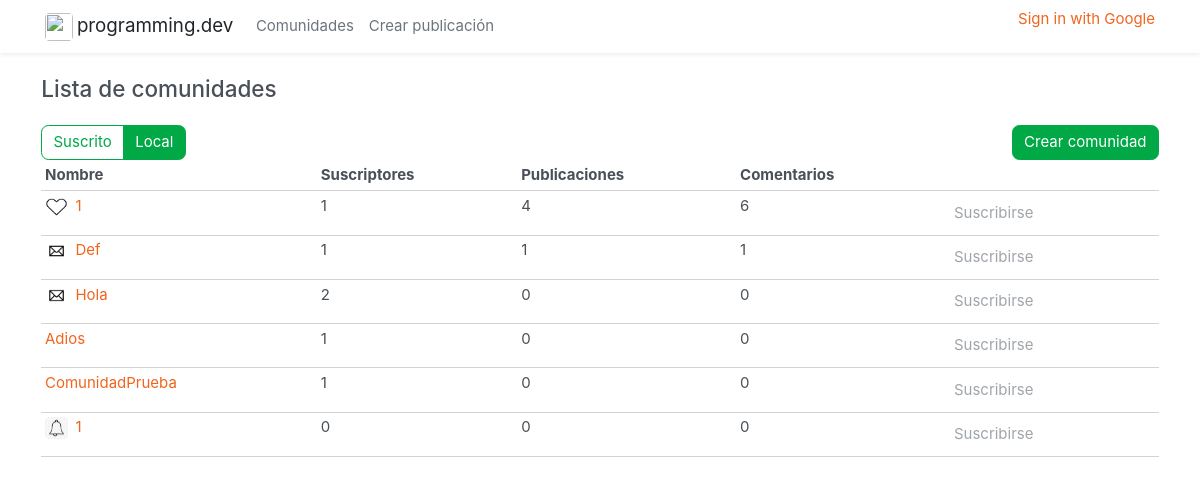
The page /communities/local on the database its author committed.
### pdclone/models.py (models this page shows)
class Community(models.Model):
    id = models.CharField(max_length=30, primary_key=True)
    name = models.CharField(max_length=30, null=True, blank=True)
    banner = models.ImageField(null=True, blank=True)
    avatar = models.ImageField(null=True, blank=True)
    subscribers = models.ManyToManyField(CustomUser)

### pdclone/views.py (the view)
# urls.py: path('communities/<str:filter>', views.communities),
def communities(request, filter):
    allCommunities = Community.objects.all()
    if (request.user.is_authenticated):
        user = CustomUser.objects.get(username=request.user.username)
        communitiesSubscribed = user.community_set.all()
        if (filter == 'local'): communities = allCommunities
        elif (filter == 'suscrito'): communities = communitiesSubscribed
        else: return redirect('/')
        communities_subscribed = []
        for c in communities:
            posts = c.posts.all()
            numComments = 0
            for p in posts:
                numComments += p.comments.all().count()
            if c in communitiesSubscribed: communities_subscribed.append([c, True, posts.count(), numComments])
            else: communities_subscribed.append([c, False, posts.count(), numComments])
        return render(request, 'communities.html', {'communities':communities_subscribed,
                                                    'local':(filter == 'local')})
    else:
        if (filter == 'local'): communities = allCommunities
        elif (filter == 'suscrito'): communities = Community.objects.none()
        else: return redirect('/')
        communities_subscribed = []
        for c in communities:
            posts = c.posts.all()
            numComments = 0
            for p in posts:
                numComments += p.comments.all().count()
            communities_subscribed.append([c, False, posts.count(), numComments])
        return render(request, 'communities.html', {'communities':communities_subscribed,
                                                    'local':(filter == 'local')})

### pdclone/templates/communities.html
{% extends "navigation.html" %}
{% block content %}
    <div class="mt-4 p-0 fl-1">
        <div tabindex="-1">
            <div class="communities container-lg">
                <div>
                    <h1 class="h4 mb-4">Lista de comunidades</h1>
                    <div class="row g-2 justify-content-between">
                        <div class="col-auto">
                            <div class="listing-type-select btn-group btn-group-toggle flex-wrap" role="group">
                                {% if local %}
                                    <a class="btn btn-outline-secondary" id="listing-type-input-yUSaxMZvyqII3mW15N9f-subscribed" href="/communities/suscrito">Suscrito</a>
                                    <a class="btn btn-outline-secondary active" id="listing-type-input-yUSaxMZvyqII3mW15N9f-local" href="/communities/local">Local</a>
                                {% else %}
                                    <a class="btn btn-outline-secondary active" id="listing-type-input-yUSaxMZvyqII3mW15N9f-subscribed" href="/communities/suscrito">Suscrito</a>
                                    <a class="btn btn-outline-secondary" id="listing-type-input-yUSaxMZvyqII3mW15N9f-local" href="/communities/local">Local</a>
                                {% endif %}
                              </div>
                        </div>
                        <div class="col-auto">
                                <div class="col-auto"><label class="visually-hidden" for="communities-search">Crear comunidad</label>
                                    <a href ="/create_community" class="btn btn-secondary"><span>Crear comunidad</span>
                                    </a>
                                </div>
                            </div>
                        </div>
                        <div class="table-responsive">
                            <table class="table table-sm table-hover" id="community_table">
                                <thead class="pointer">
                                    <tr>
                                        <th>Nombre</th>
                                        <th class="text-right">Suscriptores</th>
                                        <th class="text-right d-none d-lg-table-cell">Publicaciones</th>
                                        <th class="text-right d-none d-lg-table-cell">Comentarios</th>
                                        <th></th>
                                    </tr>
                                </thead>
                                {% for community in communities %}
                                    <tbody>
                                        <tr>
                                            <td>
                                                <a class="community-link " title="!{{community.0.name}}" href="/c/{{community.0.id}}/posts/created_date">
                                                    {% if community.0.avatar is not None and community.0.avatar %}
                                                    <img class="overflow-hidden pictrs-image object-fit-cover img-icon me-1" src="{{community.0.avatar.url}}" alt="" title="" loading="lazy">
                                                    {% endif %}
                                                    <span class="overflow-wrap-anywhere">{{community.0.name}}</span>
                                                </a>
                                            </td>
                                            <td class="text-right">{{community.0.subscribers.count}}</td>
                                            <td class="text-right d-none d-lg-table-cell">{{community.2}}</td>
                                            <td class="text-right d-none d-lg-table-cell">{{community.3}}</td>
                                            <td class="text-right">
                                                {% if user.is_authenticated %}
                                                    {% if community.1 %}
                                                    <button class="btn btn-link d-inline-block"><a href="/unsubscribe/{{community.0.id}}">Desuscribirse</a></button>
                                                    {% else %}
                                                    <button class="btn btn-link d-inline-block"><a href="/subscribe/{{community.0.id}}">Suscribirse</a></button>
                                                    {% endif %}
                                                {% else %}
                                                <button class="btn btn-link d-inline-block" disabled>Suscribirse</button>
                                                {% endif %}
                                            </td>
                                        </tr>
                                    </tbody>
                                {% endfor %}
                            </table>
                        </div>
                    </div>
                </div>
            </div>
        </div>
    </div>
</html>
{% endblock %}

### pdclone/templates/navigation.html (shortened to what this page needs)
<!DOCTYPE html>
<html lang="en">
<head>
    <link rel="stylesheet" type="text/css" href="/static/styles.css">
    <link data-inferno-helmet="true" rel="stylesheet" type="text/css" href="/static/litely.css" id="default-light" media="(prefers-color-scheme: light)"><link data-inferno-helmet="true" rel="stylesheet" type="text/css" href="/static/darkly.css" id="default-dark" media="(prefers-color-scheme: no-preference), (prefers-color-scheme: dark)"><link data-inferno-helmet="true" rel="canonical" href="https://programming.dev/">
    <meta property="og:url" content="https://programming.dev/" data-inferno-helmet="true"><meta property="twitter:url" content="https://programming.dev/" data-inferno-helmet="true"></head>
    {% load bootstrap5 %}
</head>
<body>
    <div id="root">
        {% load socialaccount %}
        <div class="lemmy-site" id="app" data-bs-theme="light">
            <div class="shadow-sm">
                <nav class="navbar navbar-expand-md navbar-light p-0 px-3 container-lg" id="navbar">
                    <a class="d-flex align-items-center navbar-brand me-md-3 active" aria-current="true" style="" id="navTitle" title="A collection of programming communities" href="/">
                        <picture>
                            <source srcset="https://programming.dev/pictrs/image/1e947440-0f0d-4768-ba4b-1480551e7cc9.png?format=webp&amp;thumbnail=96" type="image/webp">
                            <source srcset="https://programming.dev/pictrs/image/1e947440-0f0d-4768-ba4b-1480551e7cc9.png">
                            <source srcset="https://programming.dev/pictrs/image/1e947440-0f0d-4768-ba4b-1480551e7cc9.png?format=jpg&amp;thumbnail=96" type="image/jpeg">
                            <img class="overflow-hidden pictrs-image object-fit-cover img-icon me-1" src="https://programming.dev/pictrs/image/1e947440-0f0d-4768-ba4b-1480551e7cc9.png" alt="" title="" loading="lazy">
                        </picture>
                        programming.dev
                    </a>
                    <div class="collapse navbar-collapse my-2" id="navbarDropdown"><ul class="me-auto navbar-nav" id="navbarLinks"><li class="nav-item"><a class="nav-link" title="Comunidades" href="/communities/local">Comunidades</a></li><li class="nav-item"><a class="nav-link" title="Crear publicación" href="/create_posts">Crear publicación</a></li><li class="nav-item"><a class="nav-link d-inline-flex align-items-center d-md-inline-block" title="Apoya a Lemmy" href="https://join-lemmy.org/donate"><svg class="icon small"><use xlink:href="/static/68330f7/assets/symbols.svg#icon-heart"></use><div class="visually-hidden"><title>heart</title></div></svg></a></li></ul>
                    <ul class="navbar-nav" id="navbarIcons">
                        <li class="nav-item" id="navSearch"><a class="nav-link d-inline-flex align-items-center d-md-inline-block" title="Buscar" href="/search"><svg class="icon"><use xlink:href="/static/68330f7/assets/symbols.svg#icon-search"></use><div class="visually-hidden"><title>search</title></div></svg><span class="d-inline ms-1 d-md-none ms-md-0">Buscar</span></a></li>
                        <li class="nav-item" id="navMessages"><a class="nav-link d-inline-flex align-items-center d-md-inline-block" title="0 Mensajes no leídos" href="/inbox"><svg class="icon"><use xlink:href="/static/68330f7/assets/symbols.svg#icon-bell"></use><div class="visually-hidden"><title>bell</title></div></svg><span class="badge text-bg-light d-inline ms-1 d-md-none ms-md-0">0 Mensajes no leídos</span></a></li>
                        <li class="dropdown" id="dropdownUser">
                            {% if user.is_authenticated %}
                                <button class="btn dropdown-toggle" type="button" aria-expanded="false" data-bs-toggle="dropdown">{{user.username}}</button>
                                <ul class="dropdown-menu" style="min-width:fit-content;">
                                    <li><a class="dropdown-item px-2" title="Perfil" href="/u/{{user.username}}/resumen/-created_date"><svg class="icon me-1"><use xlink:href="/static/68330f7/assets/symbols.svg#icon-user"></use><div class="visually-hidden"><title>user</title></div></svg>Perfil</a></li>
                                    <li><a class="dropdown-item px-2" title="Configuración" href="/edit_profile"><svg class="icon me-1"><use xlink:href="/static/68330f7/assets/symbols.svg#icon-settings"></use><div class="visually-hidden"><title>settings</title></div></svg>Configuración</a></li>
                                    <li><a class="dropdown-item px-2" title="Cerrar sesión" href="/logout"><svg class="icon me-1"><use xlink:href="/static/68330f7/assets/symbols.svg#icon-log-out"></use><div class="visually-hidden"><title>log-out</title></div></svg>Cerrar sesión</a></li>
                                </ul>
                            {% else %}
                                <a href="{% provider_login_url 'google' action='reauthenticate' %}">Sign in with Google</a>
                            {% endif %}
                        </li>
                    </ul></div></nav></div>
{% block content %}
{% endblock %}

### rows shown on the page
Community: avatar (picture), name "1", id "1", community "4", community "6"
Community: avatar (picture), name "Def", id "1", community "1"
Community: avatar (picture), name "Hola", id "2", community "0"
Community: name "Adios", id "1", community "0"
Community: name "ComunidadPrueba", id "1", community "0"
Community: avatar (picture), name "1", id "0", community "0"
